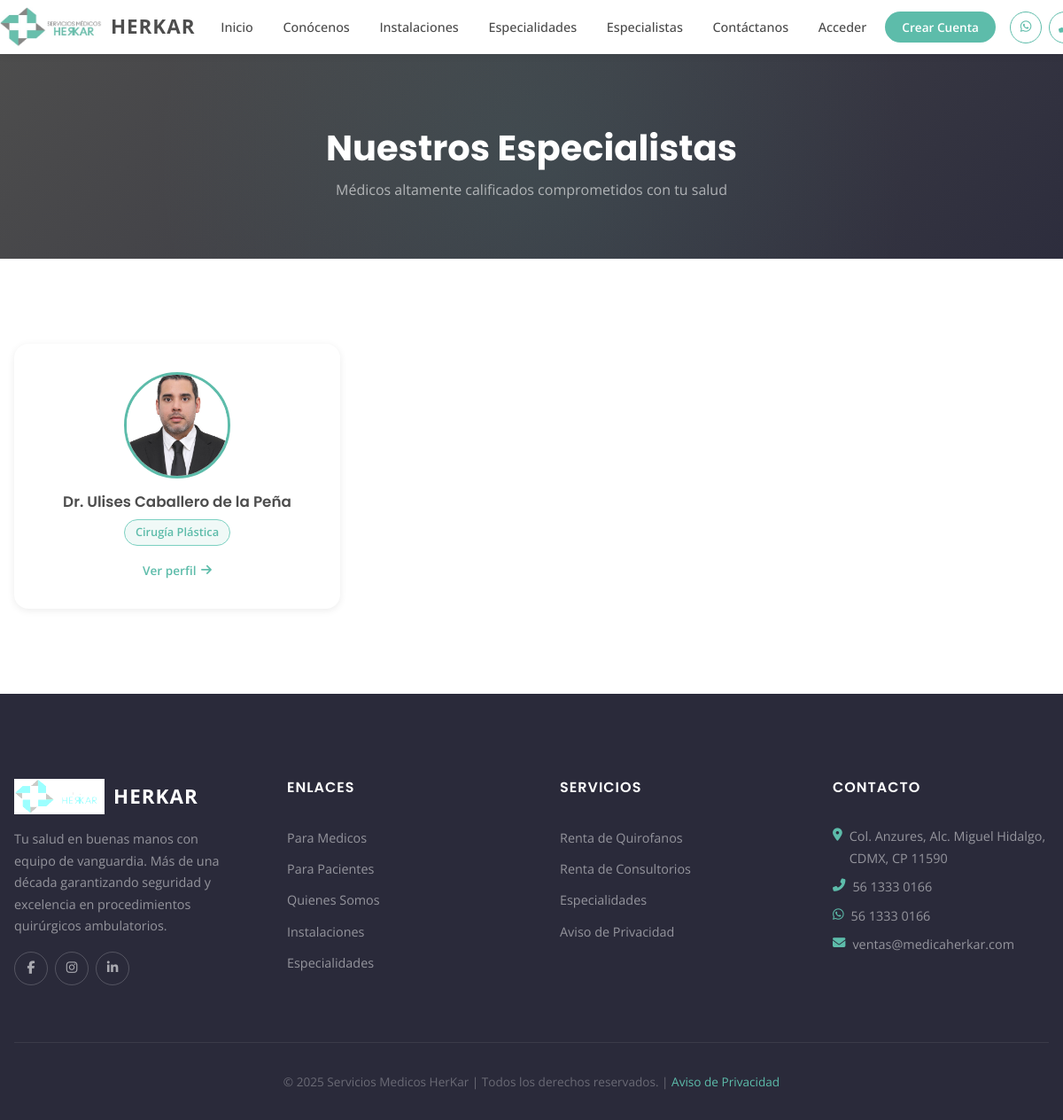
Screenshot of /especialistas/ with the database file from the repository.
### apps/especialistas/models.py (models this page shows, shortened)
class Especialista(models.Model):
    nombre = models.CharField(max_length=150)
    slug = models.SlugField(unique=True)
    foto = models.ImageField(upload_to='especialistas/', blank=True)
    cedula_profesional = models.CharField(max_length=20)
    cedula_especialidad = models.CharField(max_length=20, blank=True)
    cmcper = models.CharField(max_length=20, blank=True)
    biografia = models.TextField()
    universidad = models.CharField(max_length=200, blank=True)
    hospital_especialidad = models.CharField(max_length=200, blank=True)
    anios_experiencia = models.PositiveIntegerField(null=True, blank=True)
    areas_interes = models.TextField(
        blank=True,
        help_text='Un área de interés por línea.'
    )
    especialidades = models.ManyToManyField(
        Especialidad, related_name='especialistas', blank=True
    )
    orden = models.PositiveIntegerField(default=0)
    publicado = models.BooleanField(default=True)
    creado = models.DateTimeField(auto_now_add=True)
    actualizado = models.DateTimeField(auto_now=True)
    class Meta:
        ordering = ['orden', 'nombre']
        verbose_name = 'Especialista'
        verbose_name_plural = 'Especialistas'
    def get_absolute_url(self):
        return reverse('especialistas:detalle', kwargs={'slug': self.slug})

class Especialidad(models.Model):
    nombre = models.CharField(max_length=100, unique=True)
    slug = models.SlugField(unique=True)
    descripcion_corta = models.CharField(max_length=255, blank=True)
    icono = models.CharField(max_length=64, blank=True)
    orden = models.PositiveIntegerField(default=0)
    class Meta:
        ordering = ['orden', 'nombre']
        verbose_name = 'Especialidad'
        verbose_name_plural = 'Especialidades'

### apps/especialistas/views.py (the view)
# urls.py: path('', views.especialista_lista, name='lista'),
def especialista_lista(request):
    especialistas = (
        Especialista.objects
        .filter(publicado=True)
        .prefetch_related('especialidades')
        .order_by('orden', 'nombre')
    )
    return render(request, 'especialistas/lista.html', {'especialistas': especialistas})

### apps/especialistas/templates/especialistas/lista.html (shortened to what this page needs)
{% extends 'base.html' %}
{% load static %}
{% block content %}
<div class="page-banner">
    <h1>Nuestros Especialistas</h1>
    <p>Médicos altamente calificados comprometidos con tu salud</p>
</div>
<section class="section">
    <div class="container">
        {% if especialistas %}
        <div class="especialistas-grid">
            {% for especialista in especialistas %}
            <a href="{{ especialista.get_absolute_url }}" class="especialista-card">
                <div class="especialista-card-foto-wrapper">
                    {% if especialista.foto %}
                    <img src="{{ especialista.foto.url }}"
                         alt="{{ especialista.nombre }}"
                         class="especialista-card-foto">
                    {% else %}
                    <div class="especialista-card-foto-placeholder">
                        <i class="fas fa-user-md"></i>
                    </div>
                    {% endif %}
                </div>
                <div class="especialista-card-body">
                    <h3 class="especialista-card-nombre">{{ especialista.nombre }}</h3>
                    <div class="especialista-badges">
                        {% for esp in especialista.especialidades.all %}
                        <span class="especialidad-badge">{{ esp.nombre }}</span>
                        {% endfor %}
                    </div>
                    <span class="especialista-card-cta">
                        Ver perfil <i class="fas fa-arrow-right"></i>
                    </span>
                </div>
            </a>
            {% endfor %}
        </div>
        {% else %}
        <p class="especialistas-empty">
            Próximamente publicaremos el directorio de nuestros especialistas.
        </p>
        {% endif %}
    </div>
</section>
{% endblock %}

### static/css/style.css (style rules this page uses)
* { margin: 0; padding: 0; box-sizing: border-box; }
html { scroll-behavior: smooth; }
body { font-family: var(--font-body); color: var(--text-color); line-height: 1.7; background-color: var(--bg-white); }
h1, h2, h3, h4, h5, h6 { font-family: var(--font-heading); margin-bottom: var(--spacing-md); color: var(--dark-color); line-height: 1.3; }
a { text-decoration: none; color: inherit; transition: color var(--transition-speed); }
img { max-width: 100%; height: auto; display: block; }
.container { max-width: var(--container-width); margin: 0 auto; padding: 0 var(--spacing-md); }
.section { padding: var(--spacing-xxl) 0; }
.page-banner { background: linear-gradient(135deg, var(--dark-color) 0%, #2d2d3d 100%); padding: 5rem 0 4rem; text-align: center; position: relative; overflow: hidden; }
.page-banner::before { content: ''; position: absolute; top: 0; left: 0; right: 0; bottom: 0; background: radial-gradient(circle at 50% 50%, rgba(93, 188, 170, 0.1) 0%, transparent 70%); }
.page-banner h1 { color: white; font-size: 2.5rem; margin: 0; position: relative; z-index: 1; }
.page-banner p { color: rgba(255, 255, 255, 0.6); margin-top: var(--spacing-sm); position: relative; z-index: 1; }
.especialistas-grid { display: grid; grid-template-columns: repeat(auto-fill, minmax(300px, 1fr)); gap: var(--spacing-lg); }
.especialista-card { display: flex; flex-direction: column; align-items: center; background: var(--bg-white); border-radius: 16px; box-shadow: var(--shadow-sm); padding: var(--spacing-lg); text-align: center; text-decoration: none; color: var(--text-color); transition: box-shadow var(--transition-speed), transform var(--transition-speed); }
.especialista-card-foto-wrapper { width: 120px; height: 120px; border-radius: 50%; overflow: hidden; border: 3px solid var(--primary-color); margin-bottom: var(--spacing-md); flex-shrink: 0; }
.especialista-card-foto { width: 100%; height: 100%; object-fit: cover; }
.especialista-card-body { display: flex; flex-direction: column; align-items: center; gap: var(--spacing-sm); width: 100%; }
.especialista-card-nombre { font-size: 1.05rem; font-weight: 600; color: var(--dark-color); margin-bottom: 0; }
.especialista-card-cta { margin-top: auto; font-size: 0.85rem; color: var(--primary-color); font-weight: 600; display: inline-flex; align-items: center; gap: 0.35rem; padding-top: var(--spacing-sm); }
.especialista-card-cta i { transition: transform var(--transition-speed); }
.especialista-badges { display: flex; flex-wrap: wrap; gap: var(--spacing-xs); justify-content: center; }
.especialidad-badge { display: inline-flex; align-items: center; gap: 0.3rem; background: var(--bg-light); color: var(--primary-color); border: 1px solid var(--accent-color); border-radius: 999px; padding: 0.2rem 0.75rem; font-size: 0.8rem; font-weight: 600; white-space: nowrap; }

### static/css/variables.css (style rules this page uses)
:root { --primary-color: #5DBCAA; --secondary-color: #4AA396; --accent-color: #7BD0C1; --dark-color: #4D4D4D; --grey-medium: #8C8C8C; --text-color: #4a4a4a; --text-light: #777777; --bg-light: #F0F9F7; --bg-white: #ffffff; --bg-dark: #2d2d3d; --border-color: #e0e0e0; --success-color: #28a745; --warning-color: #ffc107; --container-width: 1200px; --spacing-xs: 0.25rem; --spacing-sm: 0.5rem; --spacing-md: 1rem; --spacing-lg: 2rem; --spacing-xl: 4rem; --spacing-xxl: 6rem; --font-heading: 'Poppins', sans-serif; --font-body: 'Open Sans', sans-serif; --transition-speed: 0.3s; --transition-slow: 0.5s; --shadow-sm: 0 2px 8px rgba(0, 0, 0, 0.08); --shadow-md: 0 4px 20px rgba(0, 0, 0, 0.1); --shadow-lg: 0 10px 40px rgba(0, 0, 0, 0.15); --shadow-hover: 0 8px 30px rgba(93, 188, 170, 0.25); }

### rows the page displays
Especialista: foto (picture), nombre "Dr. Ulises Caballero de la Peña"
Especialidad: nombre "Cirugía Plástica"
